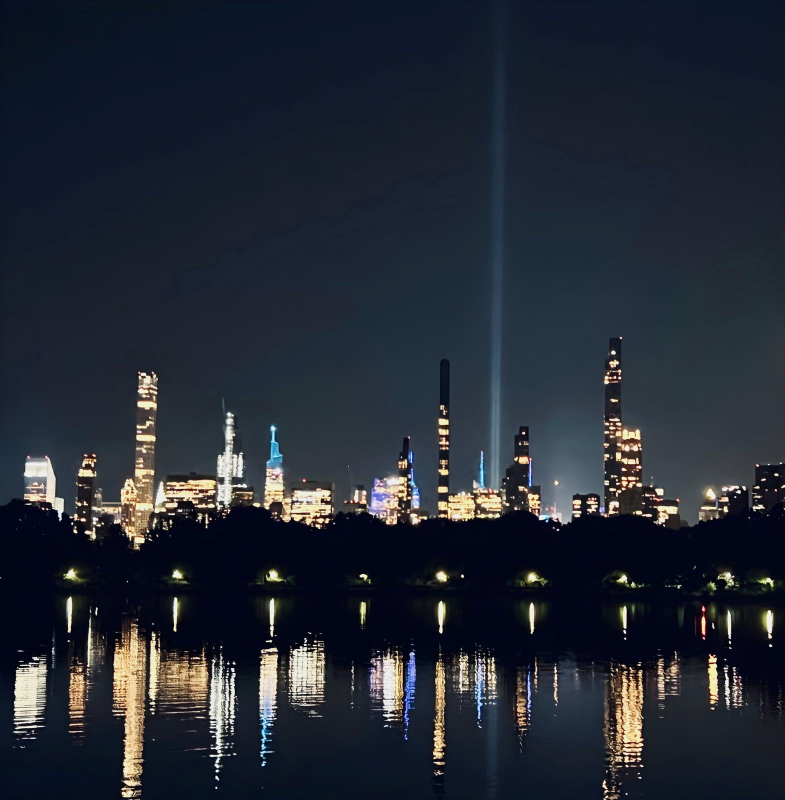
#> input picture sample_images/sample_image_joaquin_1.jpeg, 1570 x 1600 px (shown at 1/2 size)
$ python -i image_processor.py   (imports and definitions only)
#> lines starting #> are read from the running program, lines starting #| are printed output that depends on the picture
### mosaic_generator/utils.py
## By - Joaquin Saldarriaga (NUID: 002597882)
## Challenge on Codes Northeastern University
## Lab  8 -> Week 10 - Utilities File

"""Helper classes and functions shared by every module of the package.

Process:
    * Exceptions with informative messages
    * Wall-clock timing helpers
    * Validation of grid, image-size and option arguments
"""

## ********** Import Required Libraries **********
from __future__ import annotations

import statistics
from contextlib import contextmanager
from time import perf_counter
from typing import Any, Callable, Iterator

from . import config


## ********** Exceptions **********
## Base class of every error raised on purpose by this package
class MosaicError(ValueError):
    """Base class of the errors raised by the mosaic generator (a ValueError, so old callers keep working)."""


## Raised when an input image cannot be used
class InvalidImageError(MosaicError):
    """The input image is missing, empty, unreadable or has an unsupported shape."""


## Raised when the grid does not fit the image
class InvalidGridError(MosaicError):
    """The grid size is not positive, too large, or does not divide the image evenly."""


## Raised when no usable tile exists
class TileLoadError(MosaicError):
    """The tile folder is missing or contains no readable tile image."""


## ********** Timing **********
## Function 1 -> Measure the wall-clock time of a block of code
# [146 lines left out: functions timer, time_callable, format_seconds, normalize_grid_size, not called in this run]


## Function 5 -> Turn an image-size argument into (width, height)
def normalize_image_size(image_size: int | tuple[int, int]) -> tuple[int, int]:
    """Convert an image size given as an int or as (width, height) into a validated pair.

    Args:
        * image_size (int | tuple) -> Side of a square image or (width, height)

    Returns:
        * tuple -> Validated (width, height) in pixels

    Raises:
        * InvalidImageError -> If a value is not an integer inside the allowed range
    """
    ## A single integer means a square image
    if isinstance(image_size, int) and not isinstance(image_size, bool):
        ## A square image has the same width and height
        width = height = image_size

    ## A pair means width and height
    elif isinstance(image_size, (tuple, list)) and len(image_size) == 2:
        ## A pair is unpacked into width and height
        width, height = image_size

    ## Anything else cannot describe an image size
    else:
        ## Report the unsupported type of the size argument
        raise InvalidImageError("image_size must be an int or a (width, height) pair, got " + repr(image_size))

    ## Both values must be integers inside the supported range
    for value in (width, height):
        ## Reject values that are not integers
        if not isinstance(value, int) or isinstance(value, bool):
            ## Explain which size was rejected
            raise InvalidImageError("Image sizes must be integers, got " + repr(image_size))

        ## Reject sides outside the supported range
        if not config.MIN_IMAGE_SIZE <= value <= config.MAX_IMAGE_SIZE:
            ## Explain the supported range
            raise InvalidImageError(
                f"Image side {value} is outside the supported range {config.MIN_IMAGE_SIZE}-{config.MAX_IMAGE_SIZE}"
            )

    ## Return plain Python integers
    return int(width), int(height)


## Function 6 -> Check that a grid divides an image evenly and return the cell size
# [37 lines left out: function cell_dimensions, not called in this run]


## Function 7 -> Validate a string option
def check_option(value: str, allowed: tuple[str, ...], label: str) -> str:
    """Return the value in lower case if it is one of the allowed options.

    Args:
        * value (str) -> Option chosen by the caller
        * allowed (tuple) -> Valid options
        * label (str) -> Name of the option for the error message

    Returns:
        * str -> The validated option

    Raises:
        * MosaicError -> If the value is not allowed
    """
    ## Accept the option in any capitalization
    if isinstance(value, str) and value.lower() in allowed:
        ## Return the option in lower case
        return value.lower()

    ## Otherwise explain which options exist
    raise MosaicError(f"Unknown {label} '{value}'. Choose one of: {', '.join(allowed)}")

### mosaic_generator/image_processor.py
## By - Joaquin Saldarriaga (NUID: 002597882)
## Challenge on Codes Northeastern University
## Lab  8 -> Week 10 - Image Processor File

"""Image loading, resizing and grid division with vectorized NumPy operations.

Process:
    * Load any supported input as an RGB uint8 array
    * Center-crop and resize the image in one pass
    * Split the image into grid cells and reduce every cell to its mean color
    * Expand cell colors (segmentation) and reassemble tiles (mosaic) without Python loops
"""

## ********** Import Required Libraries **********
from __future__ import annotations

from pathlib import Path
from typing import Any

import numpy as np
from PIL import Image, ImageOps, UnidentifiedImageError

from . import config
from .utils import InvalidImageError, cell_dimensions, check_option, normalize_grid_size, normalize_image_size


## Function 1 -> Convert any supported array into an RGB uint8 PIL image
def _array_to_pil(array: np.ndarray) -> Image.Image:
    """Convert a grayscale, RGB or RGBA array (uint8 or float) into an RGB PIL image.

    Args:
        * array (np.ndarray) -> Image array with shape (H, W), (H, W, 1), (H, W, 3) or (H, W, 4)

    Returns:
        * Image.Image -> RGB PIL image

    Raises:
        * InvalidImageError -> If the array is empty or has an unsupported shape
    """
    ## An empty array has no pixels to process
    if array.size == 0:
        ## Report the empty image
        raise InvalidImageError("The input image is empty")

    ## Only 2-D (gray) and 3-D (channels) arrays describe an image
    if array.ndim not in (2, 3) or (array.ndim == 3 and array.shape[2] not in (1, 3, 4)):
        ## Report the unsupported array shape
        raise InvalidImageError(f"Unsupported image array of shape {array.shape}; expected (H, W), (H, W, 1), (H, W, 3) or (H, W, 4)")

    ## Float images are assumed to be in [0, 1] when their maximum is at most 1, otherwise in [0, 255]
    if array.dtype != np.uint8:
        ## Scale factor: [0, 1] floats become [0, 255]
        scale = 255.0 if np.nanmax(array) <= 1.0 else 1.0

        ## Clip, clean NaN values and convert to uint8
        array = np.clip(np.nan_to_num(array.astype(np.float64) * scale), 0, 255).astype(np.uint8)

    ## A single channel is stored as a plain 2-D array for Pillow
    if array.ndim == 3 and array.shape[2] == 1:
        ## Drop the channel axis of a single-channel image
        array = array[..., 0]

    ## Pillow handles the conversion of gray and RGBA inputs to RGB; an RGB array is wrapped without copying its pixels
    image = Image.fromarray(array)

    ## Return the image converted to RGB when needed
    return image if image.mode == "RGB" else image.convert("RGB")


## Function 2 -> Load an image from a path, a PIL image or an array
def load_image(source: Any) -> Image.Image:
    """Load an image from a file path, a PIL image or a NumPy array and return it in RGB.

    Args:
        * source (str | Path | Image.Image | np.ndarray) -> Where the image comes from

    Returns:
        * Image.Image -> RGB PIL image with the EXIF orientation applied (files only)

    Raises:
        * InvalidImageError -> If the file is missing or unreadable, or the input type is not supported

    Example:
        >>> load_image(np.zeros((8, 8, 3), dtype = np.uint8)).size
        (8, 8)
    """
    ## A missing input is the most common mistake in a user interface
    if source is None:
        ## Report the missing image
        raise InvalidImageError("No image was provided")

    ## Arrays are converted directly
    if isinstance(source, np.ndarray):
        ## Convert the array directly
        return _array_to_pil(source)

    ## PIL images only need the color conversion (an RGB image is used as it is, with no copy)
    if isinstance(source, Image.Image):
        ## Return the image converted to RGB when needed
        return source if source.mode == "RGB" else source.convert("RGB")

    ## Paths are opened with Pillow, which reports unreadable files
    if isinstance(source, (str, Path)):
        ## Open the file inside a guarded block
        try:
            ## Open the file with Pillow, which closes it afterwards
            with Image.open(source) as opened:
                ## Apply the EXIF orientation and convert to RGB
                return ImageOps.exif_transpose(opened).convert("RGB")
        except (FileNotFoundError, UnidentifiedImageError, OSError) as error:
            ## Turn the low-level error into a clear message
            raise InvalidImageError(f"Could not read the image '{source}': {error}") from error

    ## Any other type cannot be interpreted as an image
    raise InvalidImageError("Unsupported image input of type " + type(source).__name__)


## Function 3 -> Compute the center-crop rectangle for a target aspect ratio
def center_crop_box(source_size: tuple[int, int], target_size: tuple[int, int]) -> tuple[int, int, int, int]:
    """Return the centered crop rectangle with the aspect ratio of the target size.

    Args:
        * source_size (tuple) -> Source image (width, height)
        * target_size (tuple) -> Target image (width, height)

    Returns:
        * tuple -> Crop box (left, top, right, bottom) in source pixels
    """
    ## Aspect ratios of the target and of the source
    target_width, target_height = target_size

    ## Unpack the source and target sizes
    source_width, source_height = source_size

    ## Aspect ratio of the target
    target_ratio = target_width / target_height

    ## Aspect ratio of the source
    source_ratio = source_width / source_height

    ## A source that is too wide loses its left and right borders
    if source_ratio > target_ratio:
        ## Width of the centered crop
        crop_width = int(source_height * target_ratio)

        ## Left border that is removed
        left = (source_width - crop_width) // 2

        ## Return the crop box of a source that is too wide
        return left, 0, left + crop_width, source_height

    ## A source that is too tall loses its top and bottom borders
    crop_height = int(source_width / target_ratio)

    ## Top border that is removed
    top = (source_height - crop_height) // 2

    ## Return the crop box of a source that is too tall
    return 0, top, source_width, top + crop_height


## Function 4 -> Prepare an input image for grid processing
def prepare_image(
    image: Any,
    output_size: int | tuple[int, int] = config.DEFAULT_IMAGE_SIZE,
    resample: str = config.DEFAULT_RESAMPLING,
) -> np.ndarray:
    """Center-crop and resize an input image to an RGB uint8 array with a single resampling pass.

    Args:
        * image (Any) -> File path, PIL image or NumPy array
        * output_size (int | tuple) -> Side of the square output or its (width, height)
        * resample (str) -> Resampling filter: 'lanczos', 'bicubic', 'bilinear' or 'box'

    Returns:
        * np.ndarray -> RGB uint8 array with shape (height, width, 3)

    Raises:
        * InvalidImageError -> If the image or the size is not valid
        * MosaicError -> If the resampling filter is unknown
    """
    ## Validate the options before touching any pixel
    size = normalize_image_size(output_size)

    ## Validate the resampling filter name
    resample_name = check_option(resample, tuple(config.RESAMPLING_FILTERS), "resampling filter")

    ## Load the image as RGB
    pil_image = load_image(image)

    ## Crop is lazy in Pillow (no pixel copy); the single resize then reads only the cropped region
    crop_box = center_crop_box(pil_image.size, size)

    ## Crop and resize: the crop is lazy, the resize reads only the cropped region
    resized = pil_image.crop(crop_box).resize(size, config.RESAMPLING_FILTERS[resample_name])

    ## Return the pixels as a contiguous uint8 array
    return np.asarray(resized, dtype = np.uint8)


## Function 5 -> Split an image into its grid cells
# [114 lines left out: functions split_into_cells, cell_means, segmented_image, assemble_mosaic, not called in this run]

>>> import cv2
>>> picture = cv2.imread('../sample_images/sample_image_joaquin_1.jpeg', cv2.IMREAD_GRAYSCALE)
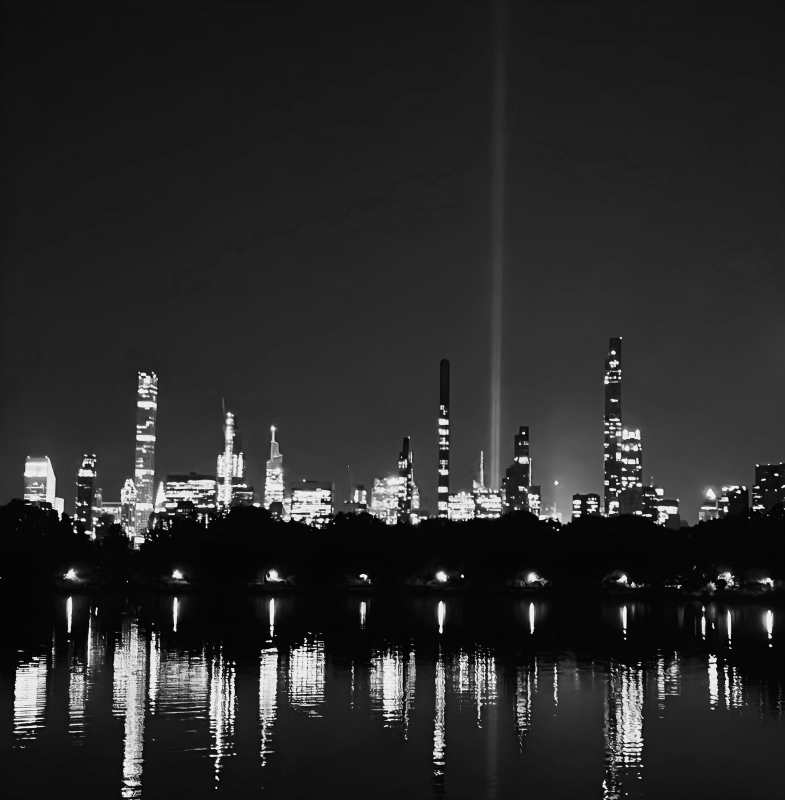
#> picture: shape (1600, 1570) (shown at 1/2 size); min 0, max 255, mean 40.8
>>> result = prepare_image(picture)
#> in prepare_image, `resized = pil_image.crop(crop_box).resize(size, config.RESAMPLING_FILT..`:
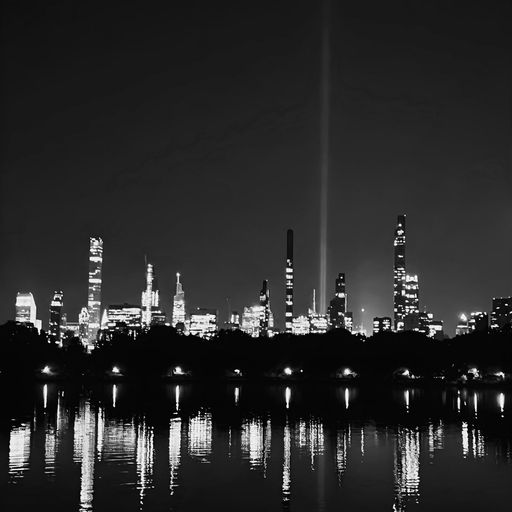
#> resized: PIL image 512x512 RGB; min 0, max 255, mean 41.2
